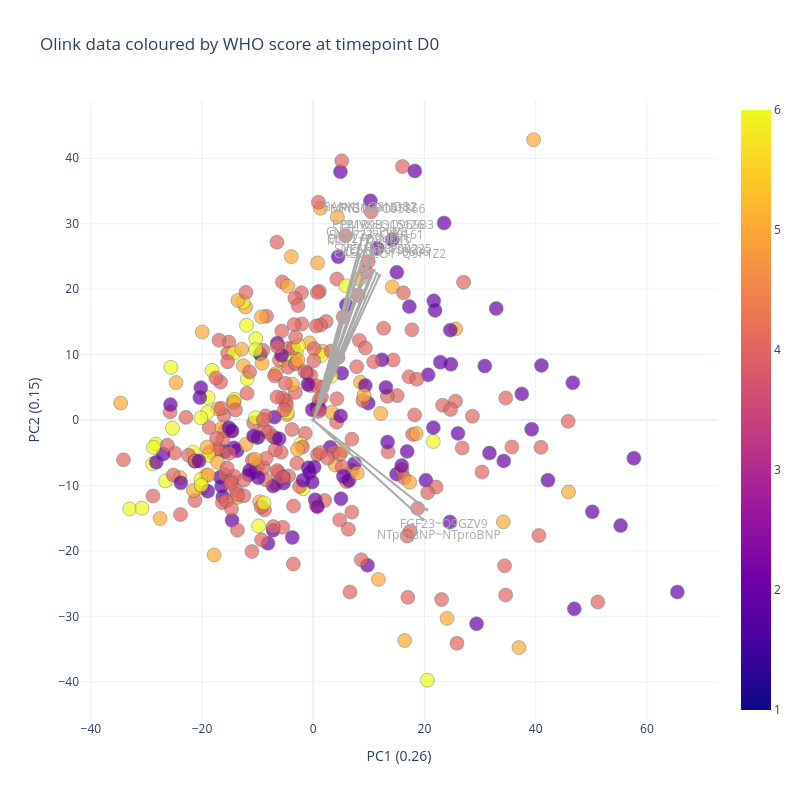

Notebook code cell kept with this figure:
### Code cell
figure = viz.get_pca_plot(pca, identifier='pca', args=args)
iplot(figure.figure)

### Figure 1 — Plotly figure (JSON) as saved in the notebook; plotly's stock layout.template omitted (floating-point values rounded to 4 significant figures; data arrays with more than 128 entries replaced by an {"elided": "..."} marker saying what was removed)
{"data": [{"customdata": {"elided": "383x1 str values"}, "hovertemplate": "x=%{x}<br>y=%{y}<br>SampleID=%{customdata[0]}<br>group=%{marker.color}<extra></extra>", "legendgroup": "", "marker": {"color": {"elided": "383 int values"}, "coloraxis": "coloraxis", "line": {"color": "DarkSlateGrey", "width": 0.5}, "opacity": 0.7, "size": 14, "symbol": "circle"}, "mode": "markers", "name": "", "orientation": "v", "showlegend": false, "type": "scatter", "x": {"elided": "383 float values"}, "xaxis": "x", "y": {"elided": "383 float values"}, "yaxis": "y"}, {"marker": {"color": "darkgrey", "opacity": 0.9, "showscale": false, "size": 3, "symbol": 1}, "mode": "markers+lines", "name": "FYB1~O15117", "showlegend": false, "text": "FYB1~O15117 loading: 0.12", "type": "scattergl", "x": [0, 10.13], "y": [0, 28.19]}, {"marker": {"color": "darkgrey", "opacity": 0.9, "showscale": false, "size": 3, "symbol": 1}, "mode": "markers+lines", "name": "MPIG6B~O95866", "showlegend": false, "text": "MPIG6B~O95866 loading: 0.12", "type": "scattergl", "x": [0, 10.05], "y": [0, 28.13]}, {"marker": {"color": "darkgrey", "opacity": 0.9, "showscale": false, "size": 3, "symbol": 1}, "mode": "markers+lines", "name": "BANK1~Q8NDB2", "showlegend": false, "text": "BANK1~Q8NDB2 loading: 0.12", "type": "scattergl", "x": [0, 8.922], "y": [0, 28.32]}, {"marker": {"color": "darkgrey", "opacity": 0.9, "showscale": false, "size": 3, "symbol": 1}, "mode": "markers+lines", "name": "PPP1R9B~Q96SB3", "showlegend": false, "text": "PPP1R9B~Q96SB3 loading: 0.11", "type": "scattergl", "x": [0, 10.96], "y": [0, 26.0]}, {"marker": {"color": "darkgrey", "opacity": 0.9, "showscale": false, "size": 3, "symbol": 1}, "mode": "markers+lines", "name": "PMVK~Q15126", "showlegend": false, "text": "PMVK~Q15126 loading: 0.11", "type": "scattergl", "x": [0, 10.78], "y": [0, 25.96]}, {"marker": {"color": "darkgrey", "opacity": 0.9, "showscale": false, "size": 3, "symbol": 1}, "mode": "markers+lines", "name": "SNAP23~O00161", "showlegend": false, "text": "SNAP23~O00161 loading: 0.11", "type": "scattergl", "x": [0, 9.892], "y": [0, 24.64]}, {"marker": {"color": "darkgrey", "opacity": 0.9, "showscale": false, "size": 3, "symbol": 1}, "mode": "markers+lines", "name": "CNST~Q6PJW8", "showlegend": false, "text": "CNST~Q6PJW8 loading: 0.11", "type": "scattergl", "x": [0, 8.349], "y": [0, 25.11]}, {"marker": {"color": "darkgrey", "opacity": 0.9, "showscale": false, "size": 3, "symbol": 1}, "mode": "markers+lines", "name": "CLIP2~Q9UDT6", "showlegend": false, "text": "CLIP2~Q9UDT6 loading: 0.10", "type": "scattergl", "x": [0, 8.72], "y": [0, 24.15]}, {"marker": {"color": "darkgrey", "opacity": 0.9, "showscale": false, "size": 3, "symbol": 1}, "mode": "markers+lines", "name": "MGLL~Q99685", "showlegend": false, "text": "MGLL~Q99685 loading: 0.10", "type": "scattergl", "x": [0, 8.565], "y": [0, 23.91]}, {"marker": {"color": "darkgrey", "opacity": 0.9, "showscale": false, "size": 3, "symbol": 1}, "mode": "markers+lines", "name": "SULT1A1~P50225", "showlegend": false, "text": "SULT1A1~P50225 loading: 0.10", "type": "scattergl", "x": [0, 10.91], "y": [0, 22.83]}, {"marker": {"color": "darkgrey", "opacity": 0.9, "showscale": false, "size": 3, "symbol": 1}, "mode": "markers+lines", "name": "CALCOCO1~Q9P1Z2", "showlegend": false, "text": "CALCOCO1~Q9P1Z2 loading: 0.10", "type": "scattergl", "x": [0, 11.93], "y": [0, 22.11]}, {"marker": {"color": "darkgrey", "opacity": 0.9, "showscale": false, "size": 3, "symbol": 1}, "mode": "markers+lines", "name": "COX5B~P10606", "showlegend": false, "text": "COX5B~P10606 loading: 0.10", "type": "scattergl", "x": [0, 11.41], "y": [0, 22.36]}, {"marker": {"color": "darkgrey", "opacity": 0.9, "showscale": false, "size": 3, "symbol": 1}, "mode": "markers+lines", "name": "YES1~P07947", "showlegend": false, "text": "YES1~P07947 loading: 0.10", "type": "scattergl", "x": [0, 10.5], "y": [0, 22.65]}, {"marker": {"color": "darkgrey", "opacity": 0.9, "showscale": false, "size": 3, "symbol": 1}, "mode": "markers+lines", "name": "NTproBNP~NTproBNP", "showlegend": false, "text": "NTproBNP~NTproBNP loading: 0.10", "type": "scattergl", "x": [0, 19.68], "y": [0, -15.17]}, {"marker": {"color": "darkgrey", "opacity": 0.9, "showscale": false, "size": 3, "symbol": 1}, "mode": "markers+lines", "name": "FGF23~Q9GZV9", "showlegend": false, "text": "FGF23~Q9GZV9 loading: 0.10", "type": "scattergl", "x": [0, 20.41], "y": [0, -13.71]}], "layout": {"annotations": [{"align": "center", "ax": 20, "ay": -30, "font": {"color": "darkgrey", "size": 12}, "showarrow": false, "text": "FYB1~O15117", "x": 11.65, "xref": "x", "y": 32.42, "yref": "y"}, {"align": "center", "ax": 20, "ay": -30, "font": {"color": "darkgrey", "size": 12}, "showarrow": false, "text": "MPIG6B~O95866", "x": 11.56, "xref": "x", "y": 32.35, "yref": "y"}, {"align": "center", "ax": 20, "ay": -30, "font": {"color": "darkgrey", "size": 12}, "showarrow": false, "text": "BANK1~Q8NDB2", "x": 10.26, "xref": "x", "y": 32.56, "yref": "y"}, {"align": "center", "ax": 20, "ay": -30, "font": {"color": "darkgrey", "size": 12}, "showarrow": false, "text": "PPP1R9B~Q96SB3", "x": 12.6, "xref": "x", "y": 29.9, "yref": "y"}, {"align": "center", "ax": 20, "ay": -30, "font": {"color": "darkgrey", "size": 12}, "showarrow": false, "text": "PMVK~Q15126", "x": 12.39, "xref": "x", "y": 29.86, "yref": "y"}, {"align": "center", "ax": 20, "ay": -30, "font": {"color": "darkgrey", "size": 12}, "showarrow": false, "text": "SNAP23~O00161", "x": 11.38, "xref": "x", "y": 28.34, "yref": "y"}, {"align": "center", "ax": 20, "ay": -30, "font": {"color": "darkgrey", "size": 12}, "showarrow": false, "text": "CNST~Q6PJW8", "x": 9.601, "xref": "x", "y": 28.88, "yref": "y"}, {"align": "center", "ax": 20, "ay": -30, "font": {"color": "darkgrey", "size": 12}, "showarrow": false, "text": "CLIP2~Q9UDT6", "x": 10.03, "xref": "x", "y": 27.77, "yref": "y"}, {"align": "center", "ax": 20, "ay": -30, "font": {"color": "darkgrey", "size": 12}, "showarrow": false, "text": "MGLL~Q99685", "x": 9.85, "xref": "x", "y": 27.5, "yref": "y"}, {"align": "center", "ax": 20, "ay": -30, "font": {"color": "darkgrey", "size": 12}, "showarrow": false, "text": "SULT1A1~P50225", "x": 12.55, "xref": "x", "y": 26.25, "yref": "y"}, {"align": "center", "ax": 20, "ay": -30, "font": {"color": "darkgrey", "size": 12}, "showarrow": false, "text": "CALCOCO1~Q9P1Z2", "x": 13.71, "xref": "x", "y": 25.42, "yref": "y"}, {"align": "center", "ax": 20, "ay": -30, "font": {"color": "darkgrey", "size": 12}, "showarrow": false, "text": "COX5B~P10606", "x": 13.13, "xref": "x", "y": 25.72, "yref": "y"}, {"align": "center", "ax": 20, "ay": -30, "font": {"color": "darkgrey", "size": 12}, "showarrow": false, "text": "YES1~P07947", "x": 12.08, "xref": "x", "y": 26.05, "yref": "y"}, {"align": "center", "ax": 20, "ay": -30, "font": {"color": "darkgrey", "size": 12}, "showarrow": false, "text": "NTproBNP~NTproBNP", "x": 22.64, "xref": "x", "y": -17.45, "yref": "y"}, {"align": "center", "ax": 20, "ay": -30, "font": {"color": "darkgrey", "size": 12}, "showarrow": false, "text": "FGF23~Q9GZV9", "x": 23.47, "xref": "x", "y": -15.76, "yref": "y"}], "height": 800, "hovermode": "closest", "legend": {"orientation": "h", "x": 1, "xanchor": "right", "y": 1, "yanchor": "bottom"}, "title": {"text": "Olink data coloured by WHO score at timepoint D0"}, "width": 800, "xaxis": {"title": {"text": "PC1 (0.26)"}}, "yaxis": {"title": {"text": "PC2 (0.15)"}}}}
